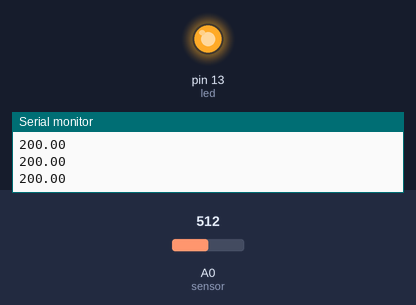
Simulated run of this sketch. Board: Arduino Uno, built with avr-gcc and run on an emulated ATmega328P. Shown: output pins drawn as LEDs (lit = HIGH), the last lines printed to the serial monitor. Inputs (shaded band) come from the test bench; at power-on: A0 (sensor) = 512.

Above: at 1.2 s.
1.3 s: A0 (sensor) set to 179
2.8 s: A0 (sensor) set to 148
At 3.6 s:
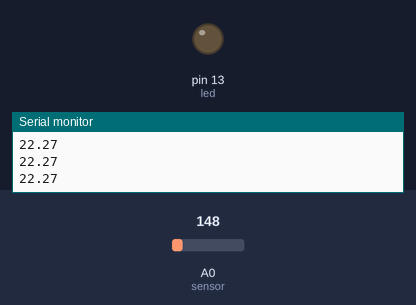
4.3 s: A0 (sensor) set to 306
At 4.7 s:
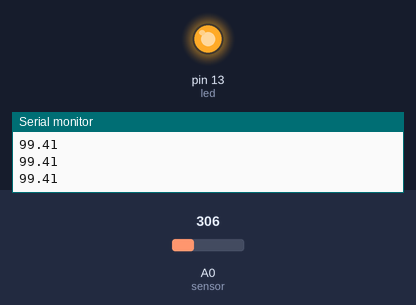
5.8 s: A0 (sensor) set to 122
At 7.0 s:
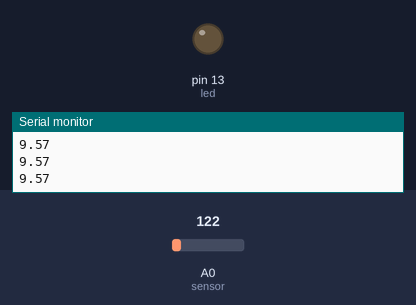
Timing chart, 0 to 8.3 s (numbered marks = the images above; inputs shaded):
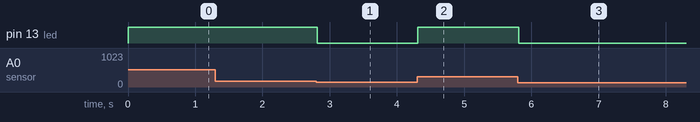

The sketch:

test.ino
```cpp
int led = 13;
int sensor = A0;
int value;
float temperatureSensor;
float temperature;
void setup()
{
  pinMode(led, OUTPUT);
  pinMode(sensor,INPUT);
  Serial.begin(9600);
}

void loop()
{
  temperatureSensor = analogRead(sensor);

  temperature = temperatureSensor / 1024; //find percentage of input reading
  temperature = temperature * 5;//multiply by 5V to get voltage
  temperature = temperature - 0.5;
  temperature = temperature * 100;

  Serial.println(temperature);

  if(temperature > 30)
  {
    digitalWrite(led, HIGH);
  }
  else
  {
    digitalWrite(led, LOW);
  }
}
```

Measured:
- the behaviour switches between 164 and 163 on A0 (sensor) (found by bisection; images 0 and 1)
- after the input at 2.8 s, pin 13 (led): HIGH → LOW at once
- after the input at 4.3 s, pin 13 (led): LOW → HIGH at once
- after the input at 5.8 s, pin 13 (led): HIGH → LOW at once
